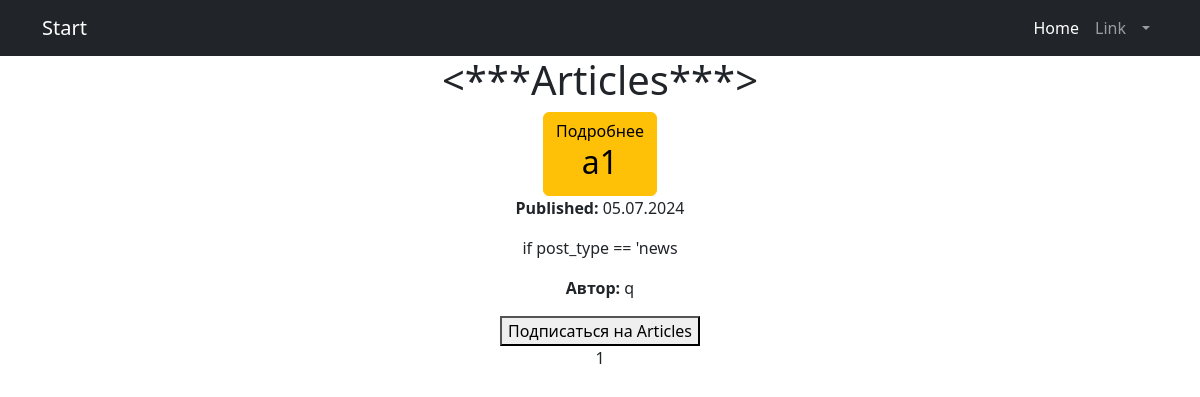
Page /articles/ (signed in) on the earlier database version.
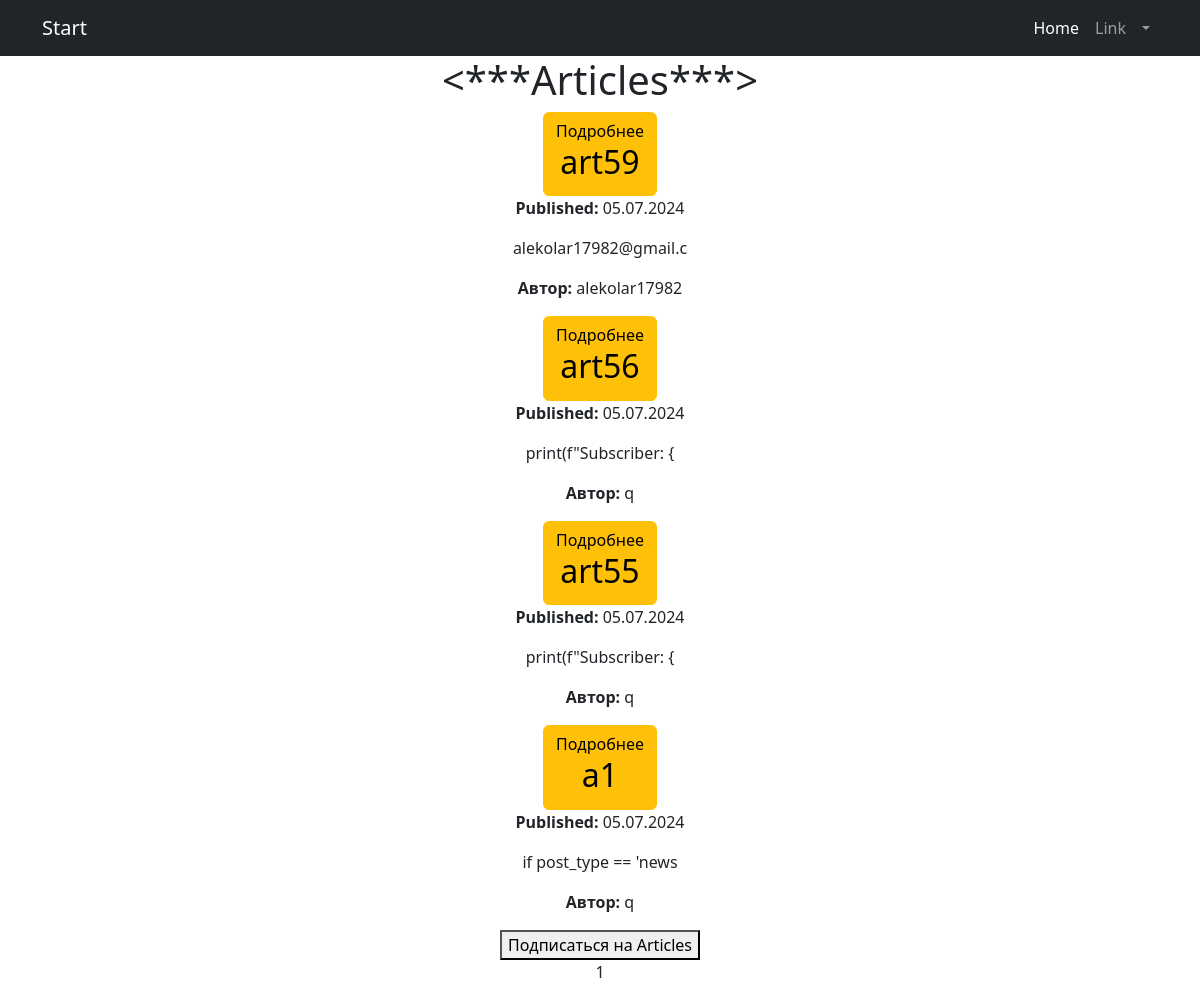
Same page on the later database version.
### news/models.py (models this page shows, shortened)
class Post(models.Model):
    author = models.ForeignKey('Author', on_delete=models.CASCADE)
    POST_TYPES = (
        ('article', 'Article'),
        ('news', 'News'),
    )
    post_type = models.CharField(max_length=10, choices=POST_TYPES)
    created_at = models.DateTimeField(auto_now_add=True)
    categories = models.ManyToManyField('Category', through='PostCategory')
    title = models.CharField(max_length=255)
    content = models.TextField()
    rating = models.IntegerField(default=0)
    authorname = models.CharField(max_length=255)
    category = models.ForeignKey('Category', on_delete=models.CASCADE, related_name='post_related')

class Author(models.Model):
    user = models.OneToOneField(User, on_delete=models.CASCADE)
    rating = models.IntegerField(default=0)
    def __str__(self):
        return self.user.username

### news/views.py (the view)
# urls.py: path('articles/', views.ArticlesListView.as_view(), name='articles_list'),
class ArticlesListView(LoginRequiredMixin, ListView):
    model = Post
    template_name = 'articles_list.html'
    queryset = Post.objects.filter(post_type='article').order_by('-created_at')
    context_object_name = 'posts'
    paginate_by = 10
    def get_context_data(self, **kwargs):
        context = super().get_context_data(**kwargs)
        context['filter'] = PostFilter(self.request.GET, queryset=self.get_queryset())
        return context

### news/templatetags/censor.py (called while the page is built)
@register.filter(name='censor')
def censor(value):
    banned_words = ['badword', 'badword1', 'badword2']
    for word in banned_words:
        if isinstance(word, str):
            value = value.replace(word[1:], '*' * len(word[1:]))
    return value

### my_portal/templates/articles_list.html (shortened to what this page needs)
{% extends 'flatpages/default.html' %}
{% load censor %}
{% block content %}
<h1><***Articles***></h1>
{% for post in posts %}
<a href="{% url 'articles_full_detail' id=post.id %}" class="btn btn-warning">Подробнее
    <h2>{{ post.title|censor }}</h2>
</a>
<p><strong>Published:</strong> {{ post.created_at|date:"d.m.Y" }}</p>
<p>{{ post.content|slice:":21"|censor }}</p>
<p><strong>Автор:</strong> {{ post.author }}</p>
{% endfor %}
<form method="post" action="{% url 'subscribe_articles' %}">
    <button type="submit">Подписаться на Articles</button>
</form>
{{ page_obj.number }}
{% endblock content %}

### news/templates/flatpages/default.html (shortened to what this page needs)
<!DOCTYPE html>
<html lang="en">
<head>
    {% load static %}
    <link href="{% static 'css/styles.css' %}" rel="stylesheet"/>
</head>
<body>
<nav class="navbar navbar-expand-lg navbar-dark bg-dark">
    <div class="container">
        <a class="navbar-brand" href="#">Start{{ flatpage.title }}</a>
        <div class="collapse navbar-collapse" id="navbarSupportedContent">
            <ul class="navbar-nav ms-auto mb-2 mb-lg-0">
                <li class="nav-item"><a class="nav-link active" aria-current="page" href="#">Home</a></li>
                <li class="nav-item"><a class="nav-link" href="#">Link</a></li>
                <li class="nav-item dropdown">
                    <a class="nav-link dropdown-toggle" id="navbarDropdown" href="#" role="button"
                       data-bs-toggle="dropdown" aria-expanded="false">{{ flatpage.title }}</a>
                </li>
            </ul>
        </div>
    </div>
</nav>
<div class="container">
    <div class="row">
        <div class="col-lg-12 text-center">
            {% block content %}{% endblock content %}
        </div>
    </div>
</div>
</body>
</html>

Differences in the rows shown:
added Post: title|censor "art59", created_at "05.07.2024", content|censor "alekolar17982@gmail.c", author "alekolar17982"
added Post: title|censor "art56", created_at "05.07.2024", content|censor "print(f\"Subscriber: {", author "q"
added Post: title|censor "art55", created_at "05.07.2024", content|censor "print(f\"Subscriber: {", author "q"
